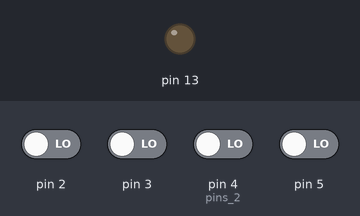
This program was run on a simulated Arduino Uno, built with avr-gcc and run on an emulated ATmega328P. Shown: output pins drawn as LEDs (lit = HIGH). The inputs (shaded band) are chosen by the test bench; at power-on: pin 2, pin 3, pin 4 (pins_2), pin 5 LOW.

Above: at 1.2 s.
1.3 s: pin 2 driven HIGH and pin 4 (pins_2) driven HIGH
At 1.7 s:
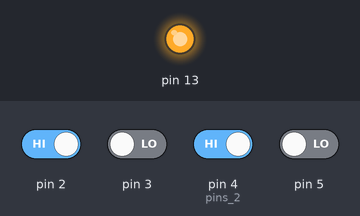
2.8 s: pin 2 driven LOW
At 4.0 s:
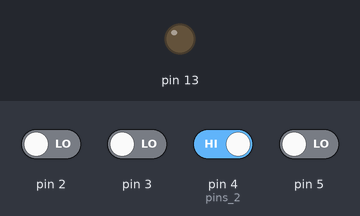
4.3 s: pin 2 driven HIGH
At 5.2 s:
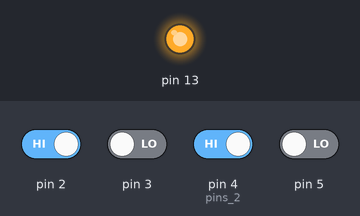
Timing chart, 0 to 7.3 s (numbered marks = the images above; inputs shaded):
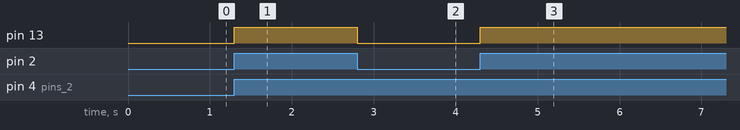

Measured:
- after the input at 1.3 s, pin 13: LOW → HIGH at once
- after the input at 2.8 s, pin 13: HIGH → LOW at once
- after the input at 4.3 s, pin 13: LOW → HIGH at once

The program:

main.cpp
```cpp
#include <Wire.h>
#include <Arduino.h>


// C++ code
int D,C,B,A;     //A,B,C,D are Inputs
int Y;           //Y is Output

void setup()
{
  pinMode(LED_BUILTIN, OUTPUT); //pin 13 in arduino is LED_BUILTIN ,configured it as output
  pinMode(2,INPUT);
  pinMode(3,INPUT);
  pinMode(4,INPUT);  //pins 2,3,4,5 are configured as inputs
  pinMode(5,INPUT);

}

void loop(){
     A=digitalRead(2);
     B=digitalRead(3);
     C=digitalRead(4);
     D=digitalRead(5);
     Y=(A||B)&&(C||D);
    if (Y==1){
    	digitalWrite(LED_BUILTIN, HIGH);}
    else{
    	digitalWrite(LED_BUILTIN, LOW);
  }
  }
```
